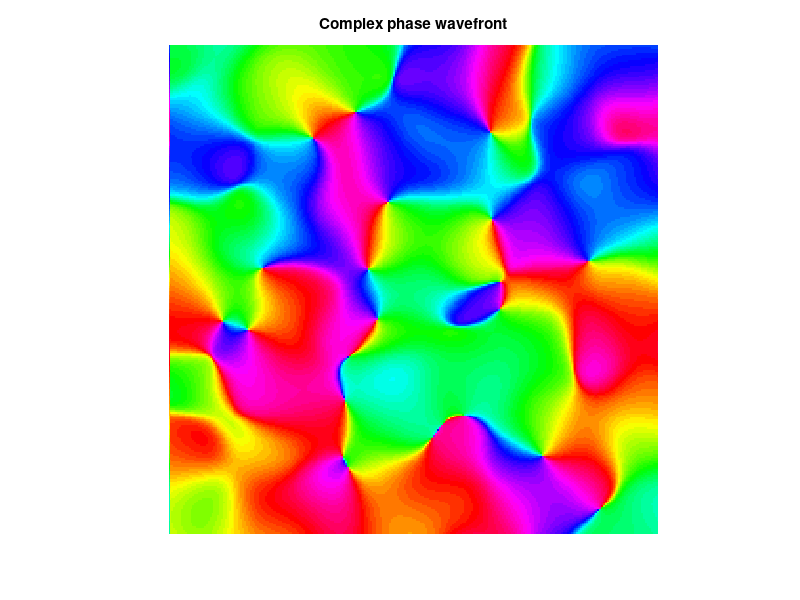
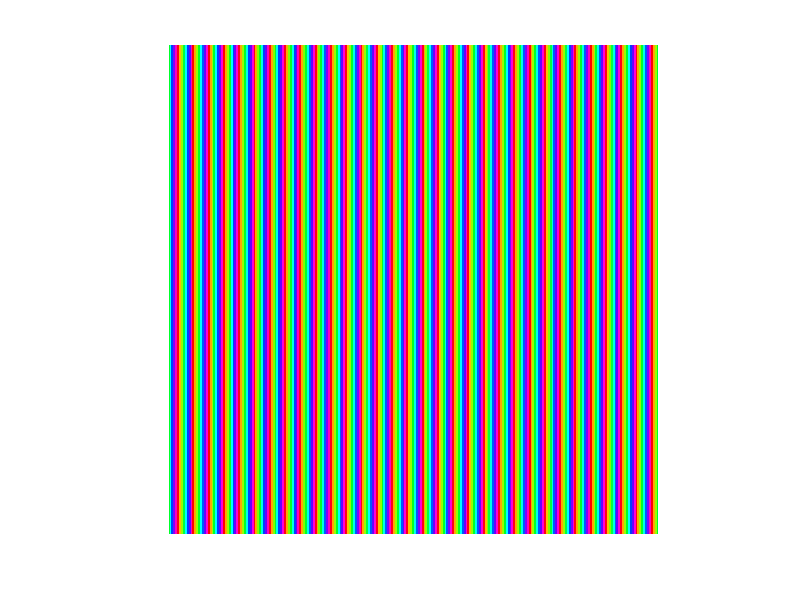
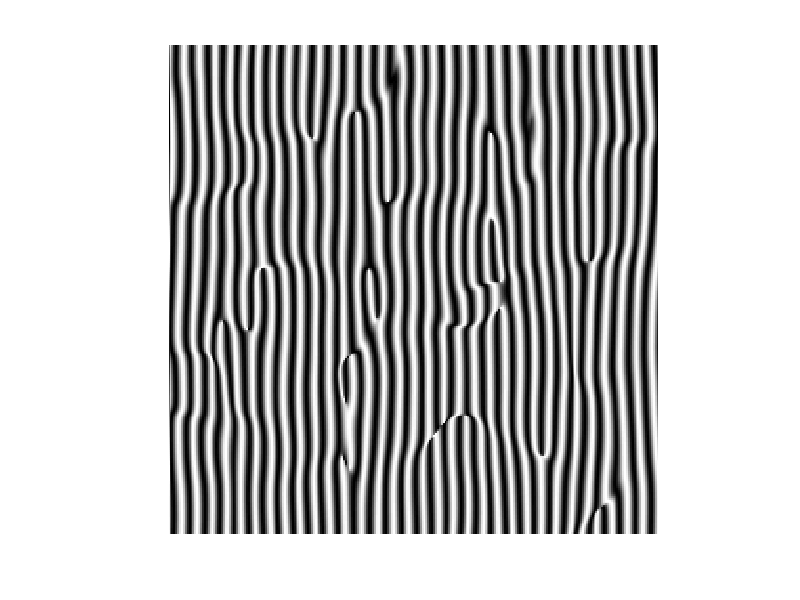
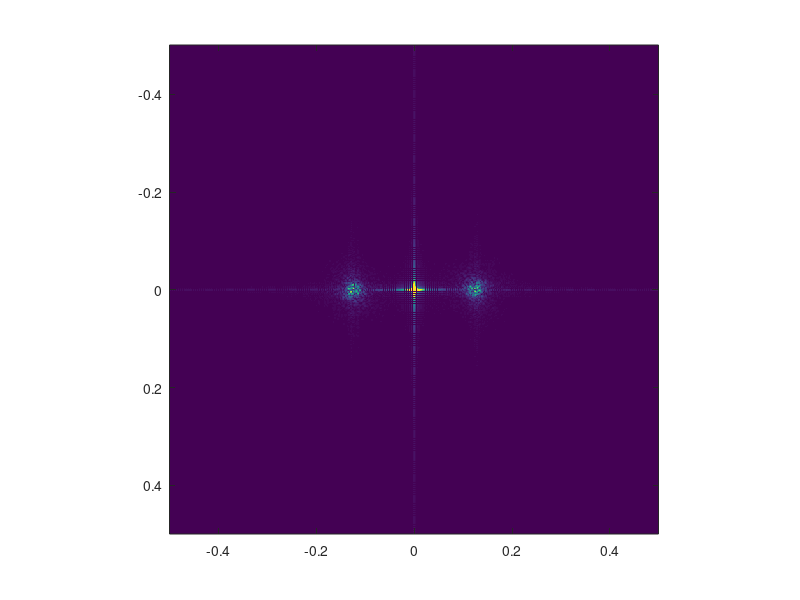

MATLAB code for these plots, in order: (Note: this script raises an error after producing the figures.)


%% Simple code to simulate phase demodulation with off-axis holography %%
%%%%%%%%%%%%%%%%%%%%%%%%%%%%%%%%%%%%%%%%%%%%%%%%%%%%%%%%%%%%%%%%%%%%%%%%%


%% Number of pixels on the CCD

Ax = 256;     
Ay = 256;



%% Create the spatial grid 

[Xa,Ya] = meshgrid(1:Ax,1:Ay);  % for the CCD pixels array



%% Complex image to reconstruct

% we simulate a speckle pattern of grain size ~ grainSize
grainSize = 8;
temp  =rand(Ax,Ay)-.5+(rand(Ax,Ay)-.5)*sqrt(-1);
Filter2D = fspecial('gaussian', Ax, Ax/grainSize *1/2.35482);
Es = filter2(Filter2D,temp);
Es = Es./abs(Es);   


%% Didplay the target phase mask
figure,imagesc(angle(Es)); title('Complex phase wavefront'); axis square; colormap(hsv); axis off;


%% Generate the reference wavefront

% the term kSinTheta correspond to the spatial frequency of the fringes and has to
% be at least bigger that the maximal spatial frequency of the signal
% we choos here to have 4 periods of fringes in one speckle grain
kSinTheta = 4*2*pi*grainSize/Ax;

E0 = exp(sqrt(-1)*kSinTheta*Xa)*1/4;   % reference signal projected on a plane perpendicular to the propagation axis of the signal wavefront
E0 = E0*exp(-sqrt(-1)*pi/4);% the -pi/4 is just to have the same phase reference for the reconstructed image


%% Didplay the reference phase 
figure,imagesc(angle(E0));  axis square; colormap(hsv); axis off;

%% Intensity of the intereference pattern
I = abs(E0 + Es).^2;

%% Show the result of the interefences
figure,imagesc(I); colormap(gray); axis off; axis square;

%%%%%%%%% Reconstruction of the signal

%% Fourier transform of the intensity pattern
nb = 3;  % if nb = 1 =, no zero padding / nb > 1, add zeros in the Fourier tranform, see the help of fft2
Fh = fftshift(fft2(I,nb*Ax,nb*Ay));



%% Create the vector of the spatial frequencies
Sfreq = (-1/2:1/(nb*Ax):1/2-1/(nb*Ax));

%% Frequency grid
[Sx,Sy] = meshgrid(Sfreq,Sfreq);  


%% Display the absolute value of the Fourier transform
figure,imagesc(Sfreq,Sfreq,abs(Fh));  axis square;  caxis([0 5463])



%%%%%%
% Now we want to do a filtering of the spatial frequencies to keep only the
% -1 order
freq = kSinTheta/(2*pi);    % center frequency of the first orders
width = freq;             % width of the filtering window


%% First create the mask, we want to conseve the spatial frequencies around minus the carrier frequency ('-freq') with a window of size 'width'
Mask1 = (Sx > -freq-width/2).*(Sx < -freq+width/2);

%% We get the field in the Fourier plane after filtering
Fh2 = Fh.*Mask1;
% Display it
figure,imagesc(Sfreq,Sfreq,abs(Fh2));  axis square;

%% We shift the spatial frequencies around zero to remove the effect of the angular tilt due to -1 order
Mask2 = (Sx > -width/2).*(Sx < width/2);  % window centered around 0 of width 'width' 
I1 = find(Mask1);    % gets the indices corresponding to Mask1
I2 = find(Mask2);    % gets the indices corresponding to Mask2
Fh3 = zeros(size(Fh));
Fh3(I2) = Fh2(I1);    % copy the Fourier tranform at the position of the window centered around 0

% Display it
figure,imagesc(Sfreq,Sfreq,abs(Fh3));  axis square;

%% Get the field after the second length
tempIFT = ifft2(ifftshift(Fh3));
finalField = tempIFT(1:Ax,1:Ay);




%% Display the target phase map and the generated one
figure,
subplot 121
imagesc(angle(Es)); axis square; caxis([-pi pi]); colormap(hsv); axis off; title('Initial phase')
subplot 122
imagesc(angle(finalField)); axis square; caxis([-pi pi]); colormap(hsv); axis off; title('Reconstructed phase')


